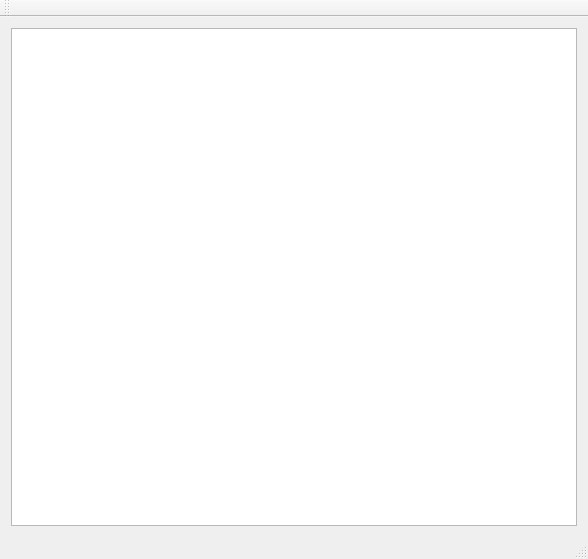
<?xml version="1.0" encoding="UTF-8"?>
<ui version="4.0">
 <class>MainWindow</class>
 <widget class="QMainWindow" name="MainWindow">
  <property name="geometry">
   <rect>
    <x>0</x>
    <y>0</y>
    <width>588</width>
    <height>559</height>
   </rect>
  </property>
  <property name="windowTitle">
   <string>MainWindow</string>
  </property>
  <widget class="QWidget" name="centralWidget">
   <layout class="QHBoxLayout" name="horizontalLayout">
    <item>
     <widget class="QGraphicsView" name="graphicsView"/>
    </item>
   </layout>
  </widget>
  <widget class="QMenuBar" name="menuBar">
   <property name="geometry">
    <rect>
     <x>0</x>
     <y>0</y>
     <width>588</width>
     <height>28</height>
    </rect>
   </property>
  </widget>
  <widget class="QToolBar" name="mainToolBar">
   <attribute name="toolBarArea">
    <enum>TopToolBarArea</enum>
   </attribute>
   <attribute name="toolBarBreak">
    <bool>false</bool>
   </attribute>
  </widget>
  <widget class="QStatusBar" name="statusBar"/>
 </widget>
 <layoutdefault spacing="6" margin="11"/>
 <resources/>
 <connections/>
</ui>
